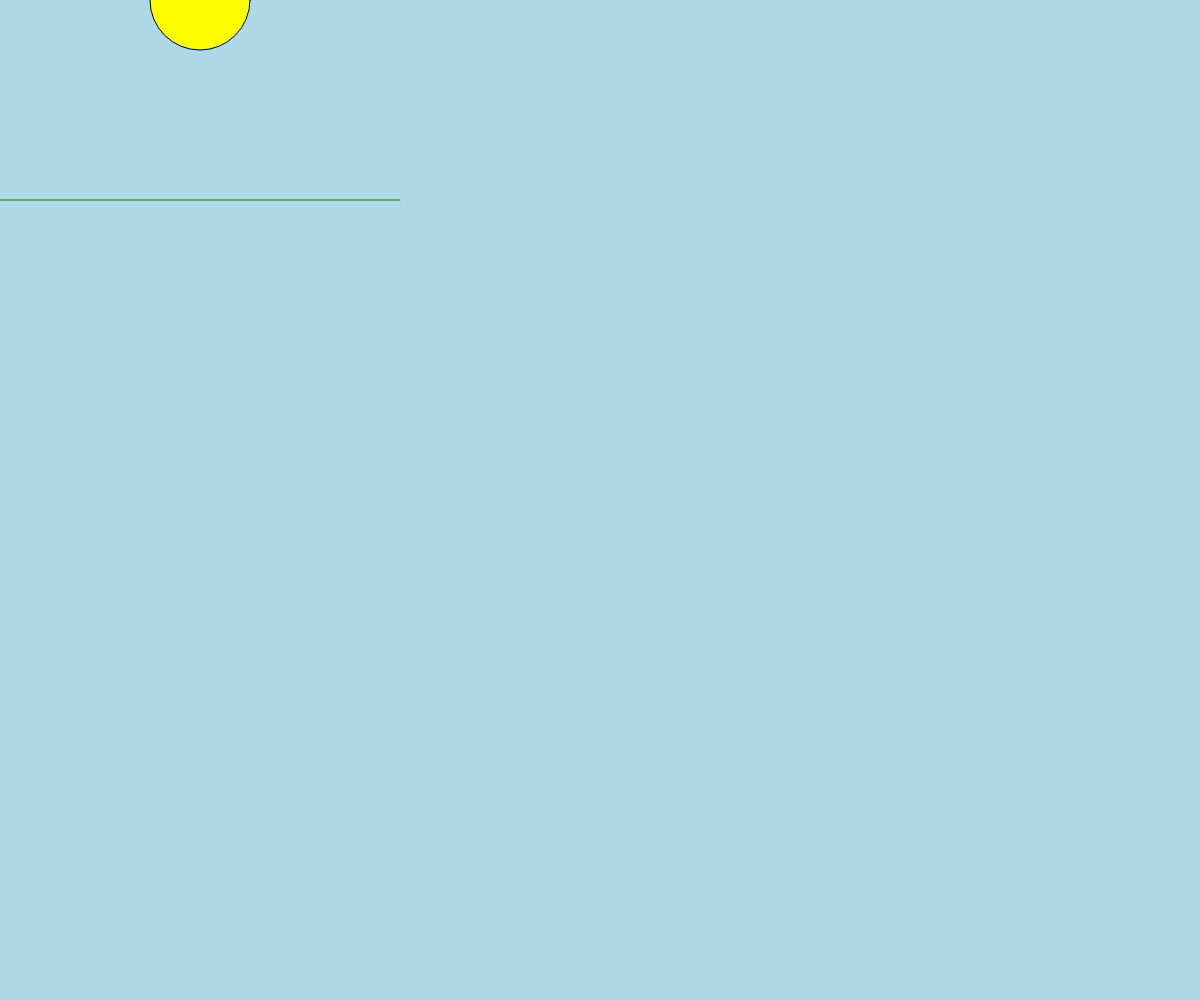
Frame 1 (no input)
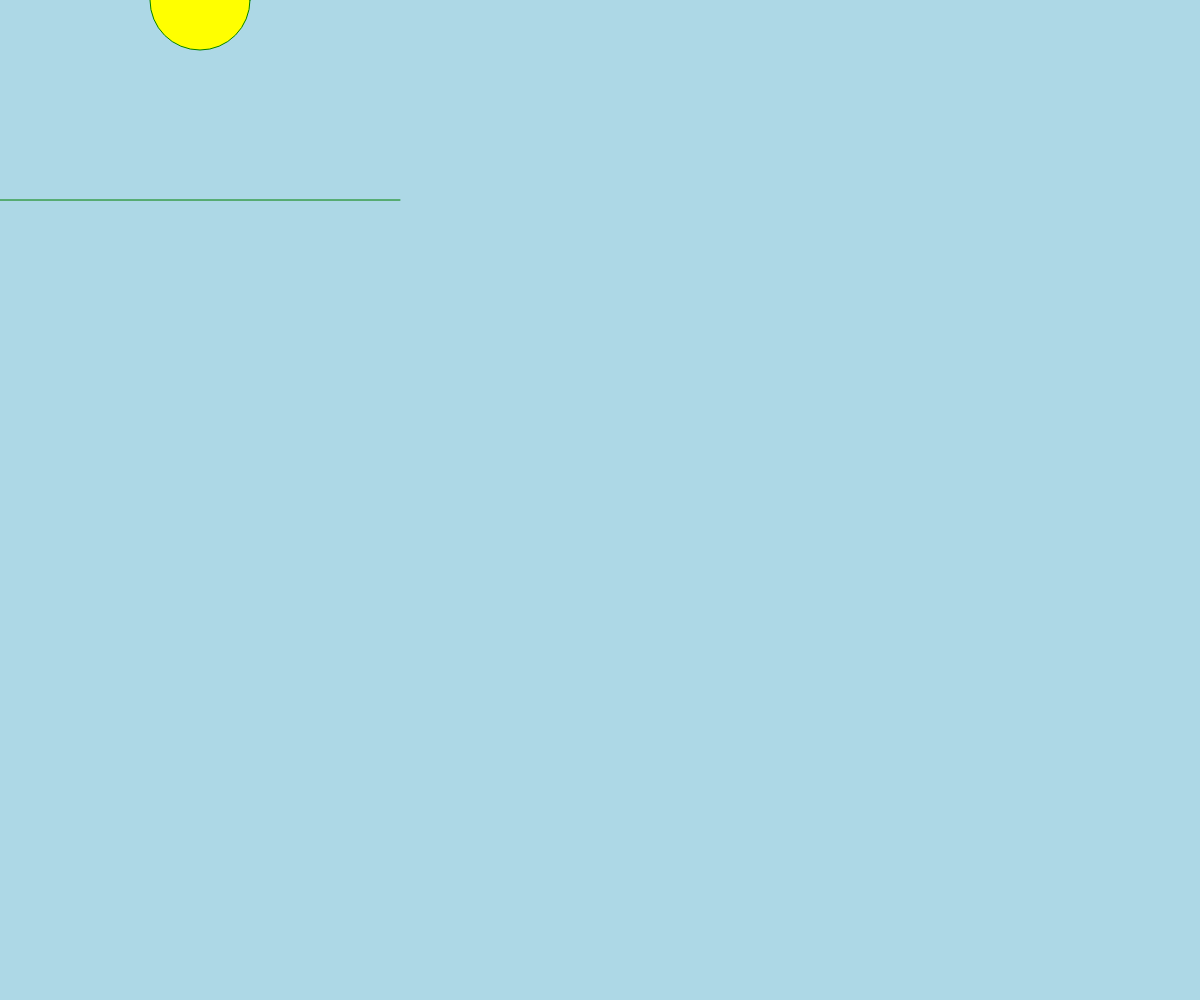
Frame 60 (no input)
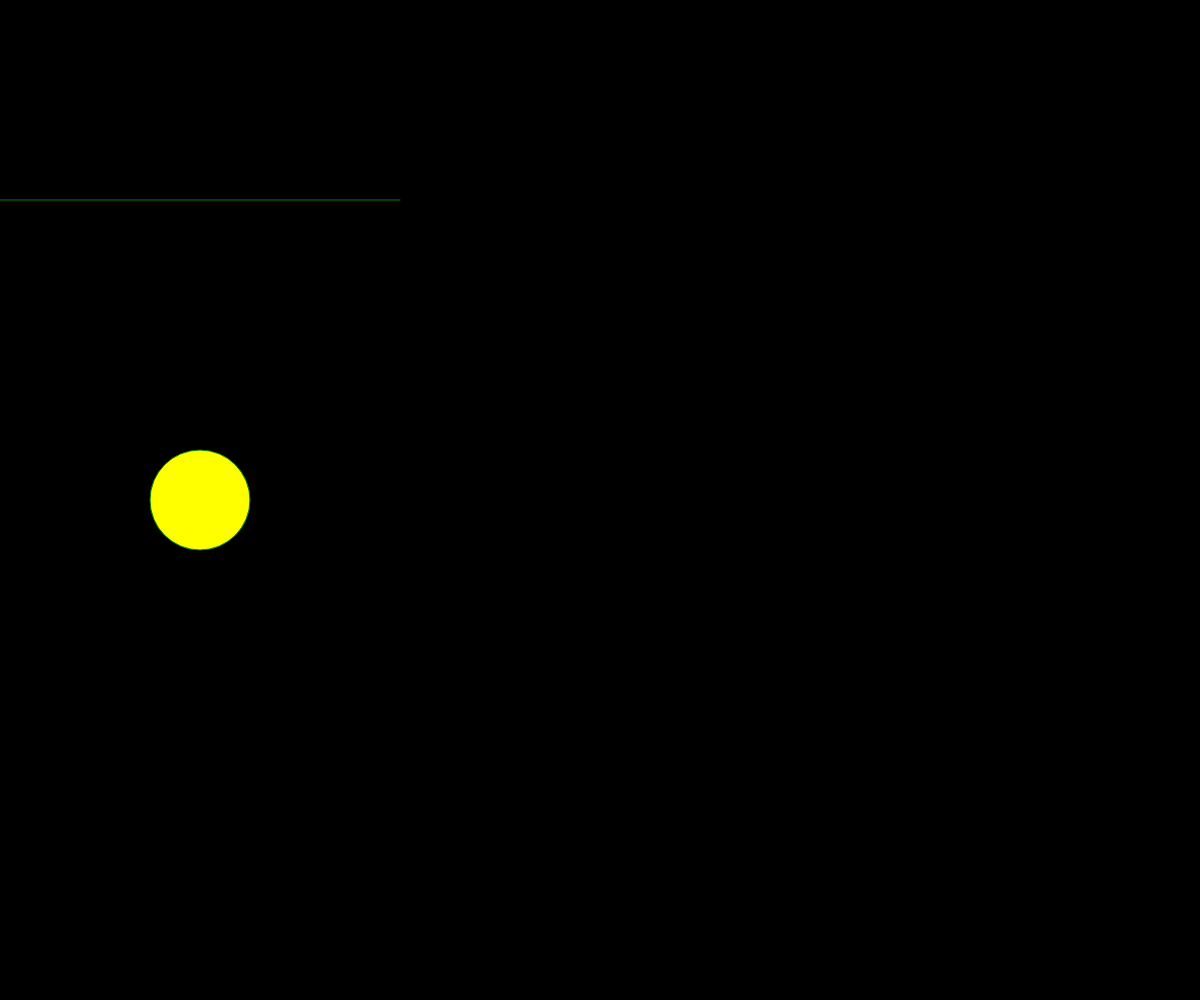
Frame 120 (the mouse pressed at the canvas centre since frame 60)

The p5.js sketch that drew these frames (run headless with seeded random() and noise() and a simulated clock; from frame 60 on, the mouse is pressed at the canvas centre):

// p5.js sketch
// ── sketch.js
let sunHeight;
let horizon = 200;

function setup() {
  createCanvas(windowWidth,windowHeight);

}

function draw() {
  
  sunHeight = mouseY;

  if(sunHeight < horizon) {
    background("lightblue");
  } else {
    background(0);
  }

  fill("yellow");
  circle(200, sunHeight, 100);

  stroke("green");
  line(0, horizon, 400, horizon);
}
